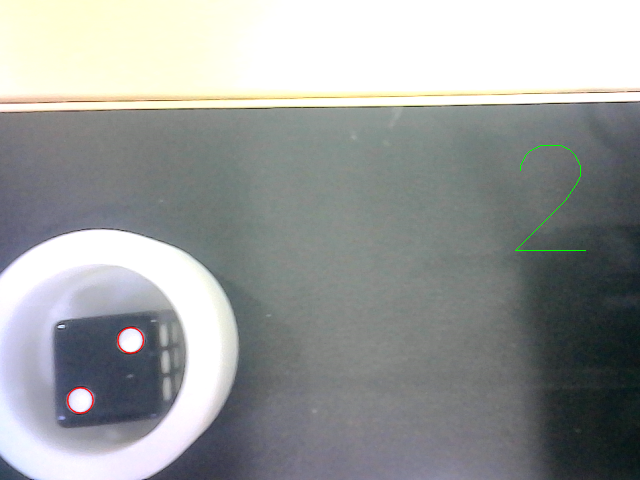
#> input picture server/controller/images/received_image.png, 640 x 480 px, given in place of the camera
$ python Vision.py
#> lines starting #> are read from the running program, lines starting #| are printed output that depends on the picture; after the words box and inside, x2 and y2 are one past the last pixel; in counts of white or black regions, pixels touching at a corner belong together
import cv2
import numpy as np
from socket import *
from select import *
import sys
from time import sleep


# 교육키트 IP
HOST = '192.168.0.120'
# 교육키트 Port
PORT = 2004
BUFSIZE = 1024
ADDR = (HOST,PORT)

cap = cv2.VideoCapture(1) # 0 or 1

readings = [-1, -1]
display = [0, 0]

Circle_Inertia = 0.6
Gaussian_ksize = (7, 7)
canny_threshold_min = 100
canny_threshold_max = 250

params = cv2.SimpleBlobDetector_Params()
params.filterByInertia = True
params.minInertiaRatio = Circle_Inertia

detector = cv2.SimpleBlobDetector_create(params)

while True:
    ret, frame = cap.read()
#> frame is the input picture: shape (480, 640, 3); mean B, G, R 155.3, 155.8, 152.8

    frame_blurred = cv2.GaussianBlur(frame, Gaussian_ksize, 1)
    frame_gray = cv2.cvtColor(frame_blurred, cv2.COLOR_BGR2GRAY)
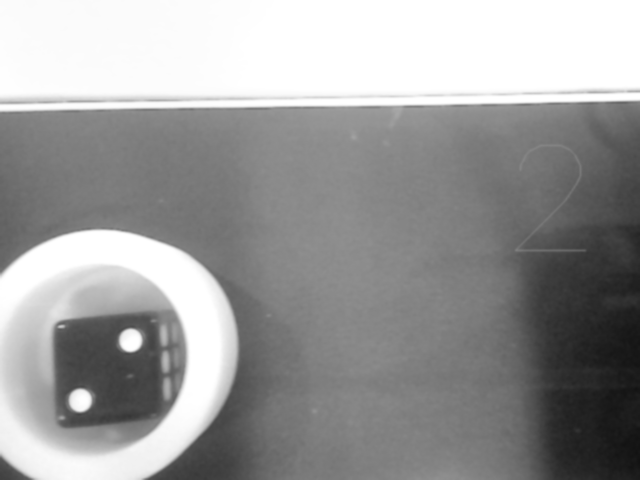
#> frame_gray: shape (480, 640); min 18, max 255, mean 154.9
    frame_canny = cv2.Canny(frame_gray, canny_threshold_min, canny_threshold_max, apertureSize=3, L2gradient=True)
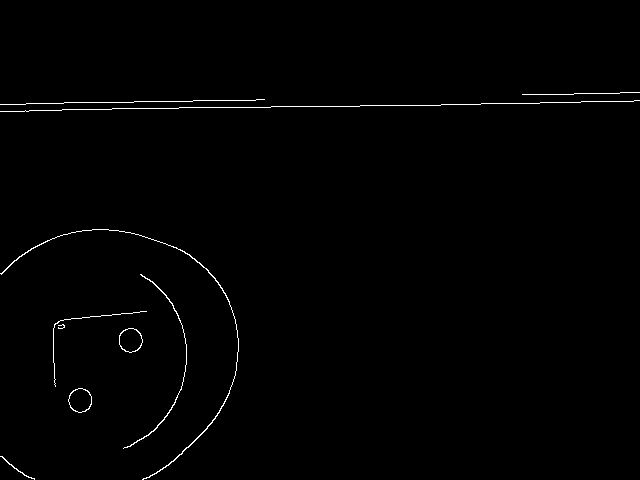
#> frame_canny: shape (480, 640); 0.74% white in thin lines or dots, all inside (x1, y1, x2, y2) = (0, 92, 640, 480)

    keypoints = detector.detect(frame_canny)
#> keypoints = 2 keypoints; (x, y, size): (130, 340, 23), (80, 400, 22.9)
    num = len(keypoints)
#> num = 2
    readings.append(num)

    # print(readings)
    if readings[-1] == readings[-2] == readings[-3] == readings[-4] == readings[-5] == readings[-6]:
            im_with_keypoints = cv2.drawKeypoints(frame, keypoints, np.array([]), (0, 0, 255), cv2.DRAW_MATCHES_FLAGS_DRAW_RICH_KEYPOINTS)
            cv2.putText(im_with_keypoints, str(num), (500, 250), cv2.FONT_HERSHEY_SCRIPT_SIMPLEX, 5, (0, 255, 0))
            socketTxData = bytes([76,83,73,83,45,88,71,84,0,0,0,0,160,51,0,0,22,0,0,0,88,0,2,0,0,0,1,0,8,0,37,68,87,48,49,49,48,48,2,0,])
            num_little = num.to_bytes(2, 'little')

            if num != 0:
                print("num is " + str(num))
                try:
                    clientSocket = socket(AF_INET, SOCK_STREAM)
                    clientSocket.connect(ADDR)
                    print('Connection PLC Success!')
                    clientSocket.send(socketTxData + num_little)
                    clientSocket.close()
                except  Exception as e:
                     print("Error" + str(e))
            cv2.imwrite("After.png", im_with_keypoints)
            print('close PLC Success!')
            sleep(1)
